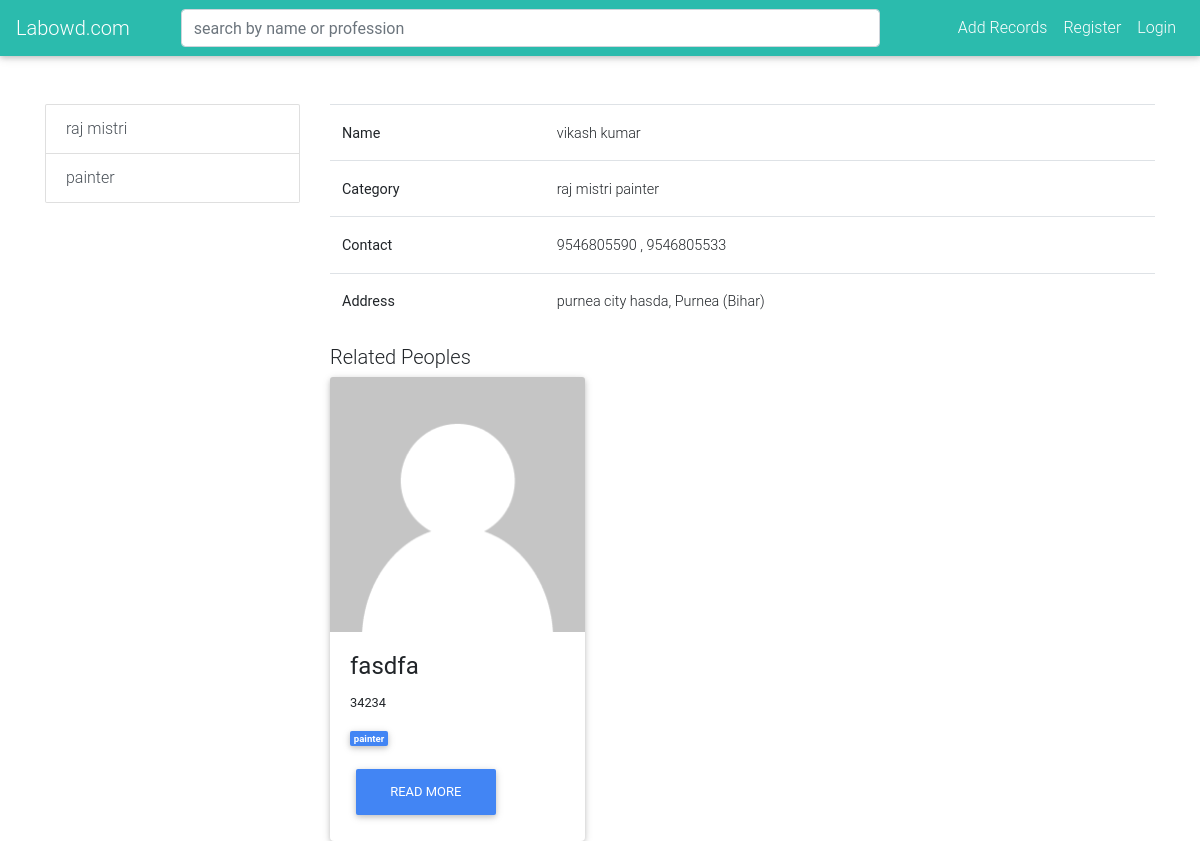
The app's page /details/1/, older data.
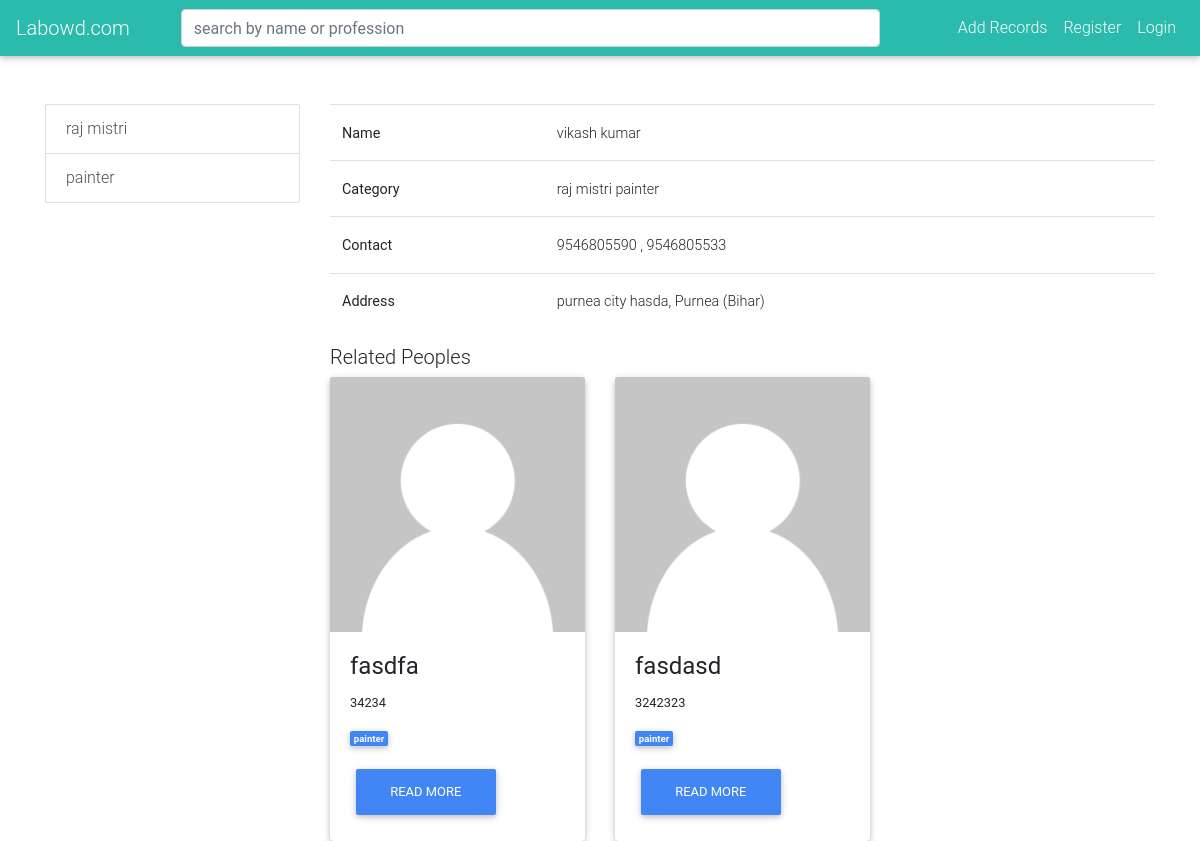
The same page, newer data.
### public/models.py (models this page shows, shortened)
class Categories(models.Model):
    cat_title = models.CharField(max_length=200)
    cat_description = models.TextField()
    cat_icon = models.CharField(max_length=25)
    cat_date_of_creation = models.DateTimeField(auto_now=True)
    def __str__(self):
        return self.cat_title

class Peoples(models.Model):
    name = models.CharField(max_length=200)
    category = models.ManyToManyField(Categories)
    contact = models.IntegerField(null=True)
    street = models.TextField()
    city = models.CharField(max_length=10,choices=CITY_CHOICE)
    state = models.CharField(max_length=10,choices=STATE_CHOICE)
    secondary_contact = models.IntegerField(null=True,blank=True)

### public/views.py (the view)
# urls.py: path('details/<int:pk>/',PeopleDetailView.as_view(),name='item'),
class PeopleDetailView(DetailView):
    model = Peoples
    template_name = "item.html"
    def get_context_data(self, **kwargs):
        context = super(PeopleDetailView, self).get_context_data(**kwargs)
        context['categories'] = Categories.objects.all()
        context['related_peoples'] = Peoples.objects.exclude(pk=self.kwargs['pk'])
        return context

### templates/item.html
{% extends 'base.html' %}
{% block content %}
    <div class="container mt-5">
        <div class="row">
            <div class="col-lg-3">
                {% include "side.html" %}
            </div>
            <div class="col-lg-9">
                <table class="table">
                    <tr>
                        <th>Name</th>
                        <td>{{ object.name }}</td>
                    </tr>
                    <tr>
                        <th>Category</th>
                        <td>
                            {% for c in object.category.all %}
                                {{ c }}
                            {% endfor %}
                        </td>
                    </tr>
                    <tr>
                        <th>Contact</th>
                        <td>
                            {{ object.contact }}{% if object.secondary_contact %}
                                , {{ object.secondary_contact }}
                            {% endif %}
                        </td>
                    </tr>
                    <tr>
                        <th>Address</th>
                        <td>
                            {{ object.street }}, {{ object.get_city_display }} ({{ object.get_state_display }})
                        </td>
                    </tr>
                </table>
                    <h2 class="lead">Related Peoples</h2>
                <div class="row">
                    {% for p in related_peoples %}
                        <div class="col-lg-4">
                            <div class="card">
                                {% load static %}
                                <img src="{% static 'default.png' %}" alt="" class="card-img-top">
                                <div class="card-body">
                                    <h4 class="card-title"><a>{{ p.name }}</a></h4>
                                    <p class="small">{{ p.contact }}
                                    </p>
                                    <p class="small">
                                        {% for c in p.category.all %}
                                            <span class="badge badge-primary">{{ c.cat_title }}</span>
                                        {% endfor %}
                                    </p>
                                    <a href="{% url 'item' p.id %}" class="btn btn-primary">Read More</a>
                                </div>
                            </div>
                        </div>
                    {% endfor %}
                </div>
            </div>
        </div>
    </div>
{% endblock %}

### templates/side.html
<div class="list-group">
    {% for cat in categories %}
        <a href="" class="list-group-item list-group-item-action">
            {{ cat.cat_title }}
        </a>
    {% endfor %}
</div>

Row changes from the older to the newer data that the page shows:
added Peoples: name "fasdasd", contact "3242323", Categories (cat_title "painter")
